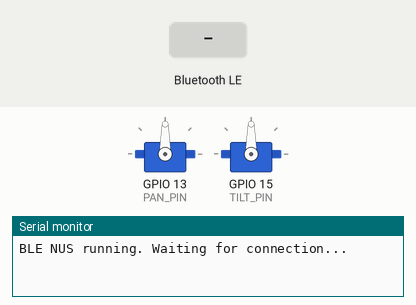
This sketch was run on a simulated ESP32. Shown: 2 × servo, the last lines printed to the serial monitor. The inputs (shaded band) are chosen by the test bench. Nothing arrives over Bluetooth unless stated; a phone connects over Bluetooth LE 3 s after start.

Above: at 1.2 s.
1.3 s: Bluetooth LE write "right" received
At 2.5 s:
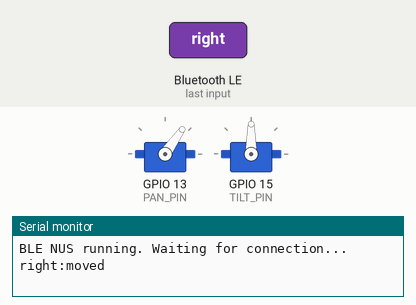
3.0 s: Bluetooth LE write "up" received
At 4.3 s:
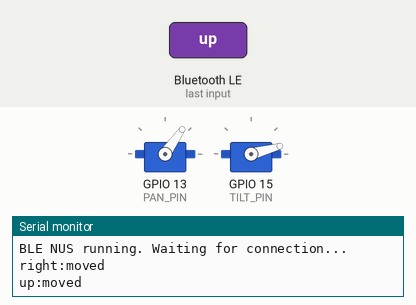
4.6 s: Bluetooth LE write "down" received
At 5.5 s:
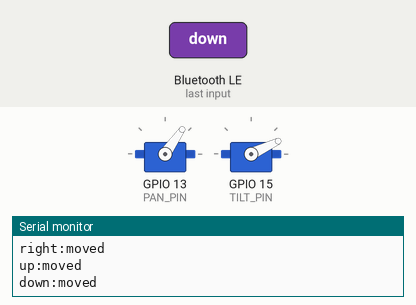
6.2 s: Bluetooth LE write "right" received
At 6.8 s:
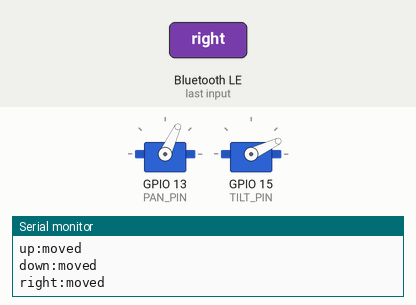
7.8 s: Bluetooth LE write "up" received
At 9.2 s:
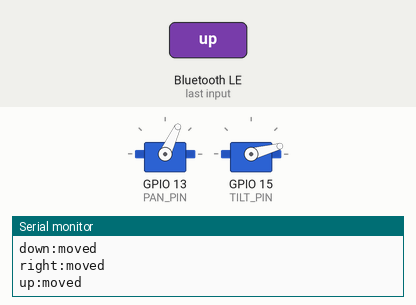
Timing chart, 0 to 10.4 s (numbered marks = the images above; inputs shaded):
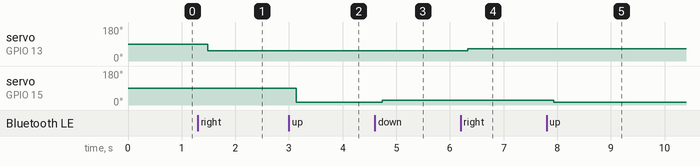

The sketch:

pan_tilt_ble.ino
```cpp
#include <BLEDevice.h>
#include <BLEServer.h>
#include <BLEUtils.h>
#include <BLE2902.h>
#include <ESP32Servo.h>

#define SERVICE_UUID   "6E400001-B5B3-F393-E0A9-E50E24DCCA9E"
#define CHAR_UUID_RX   "6E400002-B5B3-F393-E0A9-E50E24DCCA9E"
#define CHAR_UUID_TX   "6E400003-B5B3-F393-E0A9-E50E24DCCA9E"

#define PAN_PIN   13
#define TILT_PIN  15
#define STEP      10
#define PAN_MIN   0
#define PAN_MAX   90
#define TILT_MIN  0
#define TILT_MAX  50

Servo panServo;
Servo tiltServo;
BLECharacteristic* pTxChar;

int panPos  = 45;
int tiltPos = 25;

class RxCallbacks : public BLECharacteristicCallbacks {
    void onWrite(BLECharacteristic* pChar) override {
        String cmd = pChar->getValue();
        if (cmd.length() == 0) return;
        cmd.trim();

        String feedback;

        if (cmd == "right") {
            for (int i = 0; i < STEP; i++) {
                panPos = constrain(panPos + 1, PAN_MIN, PAN_MAX);
                panServo.write(panPos);
                delay(15);
            }
            feedback = "right:moved";
        }
        else if (cmd == "left") {
            for (int i = 0; i < STEP; i++) {
                panPos = constrain(panPos - 1, PAN_MIN, PAN_MAX);
                panServo.write(panPos);
                delay(15);
            }
            feedback = "left:moved";
        }
        else if (cmd == "up") {
            for (int i = 0; i < STEP; i++) {
                tiltPos = constrain(tiltPos - 1, TILT_MIN, TILT_MAX);
                tiltServo.write(tiltPos);
                delay(15);
            }
            feedback = "up:moved";
        }
        else if (cmd == "down") {
            for (int i = 0; i < STEP; i++) {
                tiltPos = constrain(tiltPos + 1, TILT_MIN, TILT_MAX);
                tiltServo.write(tiltPos);
                delay(15);
            }
            feedback = "down:moved";
        }
        else {
            return;
        }

        pTxChar->setValue(feedback.c_str());
        pTxChar->notify();
        Serial.println(feedback);
    }
};

void setupServos() {
    panServo.attach(PAN_PIN);
    tiltServo.attach(TILT_PIN);
}

void setupBLE() {
    BLEDevice::init("PanTiltAgent");
    BLEServer*  pServer  = BLEDevice::createServer();
    BLEService* pService = pServer->createService(SERVICE_UUID);

    pTxChar = pService->createCharacteristic(
        CHAR_UUID_TX,
        BLECharacteristic::PROPERTY_NOTIFY
    );
    pTxChar->addDescriptor(new BLE2902());

    BLECharacteristic* pRxChar = pService->createCharacteristic(
        CHAR_UUID_RX,
        BLECharacteristic::PROPERTY_WRITE | BLECharacteristic::PROPERTY_WRITE_NR
    );
    pRxChar->setCallbacks(new RxCallbacks());

    pService->start();
    BLEDevice::getAdvertising()->start();
    Serial.println("BLE NUS running. Waiting for connection...");
}

void setup() {
    Serial.begin(115200);
    setupServos();
    setupBLE();
}

void loop() {
    delay(10);
}

/*
include necessary libs

1. Start BlueTooth and connect with pan_tilt_ble_controller.py process
    Send connection successful feedback

2. Attach Servos (Servos should begin exactly where they are not move around anywhere)
    * DOCS: https://docs.arduino.cc/libraries/servo/
    PanServo 1 PIN 13
    TiltServo 2 PIN 15
    Send Servo connection feedback

3. In loop Read BLE MESSAGES:
    right -> PanServo degree +10 clockwise
    left -> PanServo degree -10 counter-clockwise
    up -> TiltServo degree -10 clockwise
    down -> TiltServo degree +10 counterclockwise

4. Send feedback of movement back to command process

CONTINUE FOREVER
 */
```

Measured:
- after the input at 1.3 s, servo on GPIO 13 (PAN_PIN): 90° → 55° after 0.19 s
- after the input at 3.0 s, servo on GPIO 15 (TILT_PIN): 90° → 15° after 0.14 s
- after the input at 4.6 s, servo on GPIO 15 (TILT_PIN): 15° → 25° after 0.14 s
- after the input at 6.2 s, servo on GPIO 13 (PAN_PIN): 55° → 65° after 0.14 s
- after the input at 7.8 s, servo on GPIO 15 (TILT_PIN): 25° → 15° after 0.14 s
